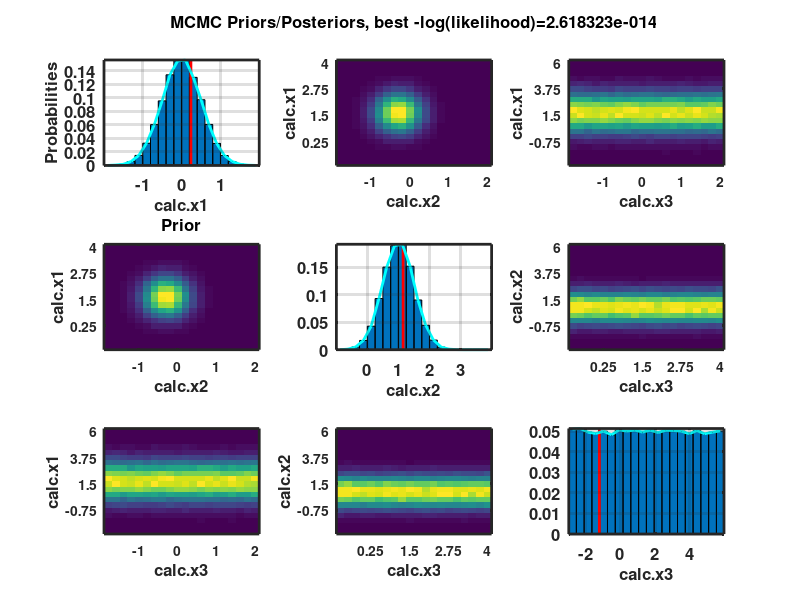

Write the MATLAB code that produced this figure.
% This file shows posteriors plots
% ns  - set to 1 for 1-step smoothing of 2D contours
% ns1 - set to 1 for 1-step smoothing of 1D histgrams
ns  = 0;
ns1 = 0;
if exist('noCLF') 
   hold off
else
   clf
end;
active = [
1
1
1
];
L = [
-2.000000e+000 -1.000000e+000 -3.000000e+000 ];
U = [
2.000000e+000 4.000000e+000 6.000000e+000 ];
iStr = {
'calc.x1','calc.x2','calc.x3'};
X = zeros(3,20);
D = zeros(3,20);
DP = zeros(3,20);
NC = zeros(3,3,20,20);
NCP = zeros(3,3,20,20);
X(1,:) = [
-1.900000e+000 -1.700000e+000 -1.500000e+000 -1.300000e+000 -1.100000e+000 -9.000000e-001 -7.000000e-001 -5.000000e-001 -3.000000e-001 -1.000000e-001 1.000000e-001 3.000000e-001 5.000000e-001 7.000000e-001 9.000000e-001 1.100000e+000 1.300000e+000 1.500000e+000 1.700000e+000 1.900000e+000 ];
D(1,:) = [
1.167331e-004 6.394185e-004 1.740542e-003 5.810520e-003 1.485124e-002 3.289782e-002 6.041721e-002 9.544933e-002 1.339817e-001 1.546034e-001 1.558700e-001 1.302044e-001 9.717245e-002 6.061583e-002 3.258072e-002 1.471534e-002 5.868015e-003 1.841595e-003 4.704169e-004 1.533211e-004 ];
DP(1,:) = [
1.181818e-004 6.454545e-004 1.754545e-003 5.845455e-003 1.491818e-002 3.300000e-002 6.053636e-002 9.554545e-002 1.340091e-001 1.545455e-001 1.557455e-001 1.300727e-001 9.707273e-002 6.056364e-002 3.256364e-002 1.471818e-002 5.872727e-003 1.845455e-003 4.727273e-004 1.545455e-004 ];
NC(1,2,:,:) = [
0 0 0 0 0 5 10 25 15 10 0 0 0 0 0 0 0 0 0 0 
0 0 0 5 5 25 66 98 41 67 41 15 0 0 0 0 0 0 0 0 
0 0 0 0 30 102 206 175 186 124 78 67 15 10 0 0 0 0 0 0 
0 5 10 82 97 273 460 658 706 478 375 130 46 10 0 0 0 0 0 0 
0 15 51 149 407 672 1409 1547 1446 1474 766 354 177 20 26 5 0 0 0 0 
0 10 123 340 888 1683 2657 3426 3708 2951 1618 940 407 109 15 0 0 0 0 0 
5 61 190 568 1522 3212 5219 6279 6756 5318 3175 1546 564 214 36 5 0 0 0 0 
5 41 278 931 2360 5306 8162 10018 10796 8580 4822 2336 909 177 52 5 0 0 0 0 
5 92 346 1317 3179 7265 11616 14613 14866 11290 6924 3485 1394 365 109 15 5 5 0 0 
10 113 451 1443 3943 8493 13265 16770 17041 13258 8220 3772 1378 469 88 15 0 0 0 0 
10 77 321 1466 3948 8104 13369 17102 17130 13478 8417 3896 1596 432 88 15 0 5 0 0 
15 93 400 1223 3050 6832 11157 14145 14351 11637 6654 3413 1308 359 83 5 0 0 0 0 
15 77 281 969 2374 5436 8491 10745 10368 8185 4948 2524 984 254 93 20 0 0 0 0 
5 26 265 610 1456 3093 5294 6652 6681 5195 3083 1531 671 176 31 10 0 5 0 0 
10 15 109 339 705 1735 2801 3652 3561 2895 1589 853 353 62 15 0 0 0 0 0 
0 5 31 167 355 684 1301 1681 1429 1402 770 420 160 20 15 0 0 0 0 0 
0 0 10 47 203 323 459 605 604 562 280 192 46 25 5 0 0 0 0 0 
0 0 0 15 20 104 177 198 229 145 72 51 30 10 0 0 0 0 0 0 
0 0 0 0 10 26 31 57 46 31 31 20 15 0 0 0 0 0 0 0 
0 0 0 5 0 10 10 15 31 10 5 0 0 0 0 0 0 0 0 0 
]';
NCP(1,2,:,:) = [
0 0 0 0 0 1 2 5 3 2 0 0 0 0 0 0 0 0 0 0 
0 0 0 1 1 5 13 19 8 13 8 3 0 0 0 0 0 0 0 0 
0 0 0 0 6 20 40 34 36 24 15 13 3 2 0 0 0 0 0 0 
0 1 2 16 19 53 89 127 136 92 72 25 9 2 0 0 0 0 0 0 
0 3 10 29 79 130 272 298 278 283 147 68 34 4 5 1 0 0 0 0 
0 2 24 66 172 325 512 659 712 566 310 180 78 21 3 0 0 0 0 0 
1 12 37 110 294 619 1004 1206 1296 1019 608 296 108 41 7 1 0 0 0 0 
1 8 54 180 455 1021 1568 1922 2069 1643 923 447 174 34 10 1 0 0 0 0 
1 18 67 254 612 1396 2229 2801 2847 2161 1325 667 267 70 21 3 1 1 0 0 
2 22 87 278 758 1630 2543 3212 3262 2537 1573 722 264 90 17 3 0 0 0 0 
2 15 62 282 758 1554 2561 3274 3278 2579 1611 746 306 83 17 3 0 1 0 0 
3 18 77 235 585 1309 2136 2707 2746 2227 1274 654 251 69 16 1 0 0 0 0 
3 15 54 186 455 1041 1625 2056 1984 1567 948 484 189 49 18 4 0 0 0 0 
1 5 51 117 279 592 1013 1273 1279 995 591 294 129 34 6 2 0 1 0 0 
2 3 21 65 135 332 536 699 682 555 305 164 68 12 3 0 0 0 0 0 
0 1 6 32 68 131 249 322 274 269 148 81 31 4 3 0 0 0 0 0 
0 0 2 9 39 62 88 116 116 108 54 37 9 5 1 0 0 0 0 0 
0 0 0 3 4 20 34 38 44 28 14 10 6 2 0 0 0 0 0 0 
0 0 0 0 2 5 6 11 9 6 6 4 3 0 0 0 0 0 0 0 
0 0 0 1 0 2 2 3 6 2 1 0 0 0 0 0 0 0 0 0 
]';
NC(1,3,:,:) = [
0 0 0 0 5 5 5 10 15 0 5 0 5 5 5 5 0 0 0 0 
25 36 10 15 5 20 15 15 31 10 20 20 10 20 10 15 15 31 20 15 
31 36 51 41 51 15 51 51 56 46 46 46 77 36 51 36 82 62 51 72 
160 129 134 160 155 119 160 218 181 207 165 197 197 150 171 160 186 129 176 170 
353 394 451 410 436 374 488 462 441 426 545 420 431 405 462 379 405 368 477 389 
936 962 1056 920 926 858 858 900 1087 931 863 983 1003 956 987 972 992 915 837 930 
1786 1828 1505 1786 1666 1729 1875 1869 1619 1759 1780 1848 1822 1754 1723 1562 1692 1577 1801 1686 
2851 2862 2544 2799 2757 2731 2799 2544 2752 2674 2689 2626 2746 2897 2631 2725 2913 2647 2642 2944 
3860 3720 3809 3793 3934 3839 3688 3636 3844 3990 3969 3859 3739 3922 3797 3922 3797 3985 3916 3870 
4354 4724 4406 4358 4552 4290 4750 4452 4405 4332 4484 4285 4692 4404 4598 4368 4550 4404 4164 4154 
4689 4512 4392 4303 4412 4501 4391 4642 4694 4402 4380 4381 4401 4548 4302 4475 4699 4329 4370 4631 
3875 3823 3771 3818 3677 3593 3802 4000 3797 3635 3781 3765 3713 3713 3833 3525 3520 3598 3844 3640 
2909 2951 2966 2491 2794 2679 2742 2627 2810 2810 2773 2684 3008 2972 2831 2648 2841 2710 2695 2825 
1764 1707 1707 1770 1786 1582 1812 1707 1749 1791 1812 1655 1571 1660 1749 1723 1796 1770 1796 1874 
1054 1111 944 871 866 798 965 939 923 918 991 918 950 871 939 908 872 944 950 955 
495 526 464 354 506 427 427 422 422 370 385 433 406 386 464 412 344 339 438 417 
177 119 182 151 130 135 229 192 182 166 255 187 140 145 119 156 140 156 213 182 
36 46 57 51 72 31 41 67 41 26 46 67 67 67 62 57 41 52 72 46 
5 15 26 10 10 20 0 20 5 10 25 5 15 10 15 5 15 15 15 20 
5 5 10 0 20 5 5 0 0 0 0 0 5 5 5 0 10 5 5 0 
]';
NCP(1,3,:,:) = [
0 0 0 0 1 1 1 2 3 0 1 0 1 1 1 1 0 0 0 0 
5 7 2 3 1 4 3 3 6 2 4 4 2 4 2 3 3 6 4 3 
6 7 10 8 10 3 10 10 11 9 9 9 15 7 10 7 16 12 10 14 
31 25 26 31 30 23 31 42 35 40 32 38 38 29 33 31 36 25 34 33 
68 76 87 79 84 72 94 89 85 82 105 81 83 78 89 73 78 71 92 75 
180 185 203 177 178 165 165 173 209 179 166 189 193 184 190 187 191 176 161 179 
343 351 289 343 320 332 360 359 311 338 342 355 350 337 331 300 325 303 346 324 
547 549 488 537 529 524 537 488 528 513 516 504 527 556 505 523 559 508 507 565 
740 713 730 727 754 736 707 697 737 765 761 740 717 752 728 752 728 764 751 742 
834 905 844 835 872 822 910 853 844 830 859 821 899 844 881 837 872 844 798 796 
898 864 841 824 845 862 841 889 899 843 839 839 843 871 824 857 900 829 837 887 
742 732 722 731 704 688 728 766 727 696 724 721 711 711 734 675 674 689 736 697 
557 565 568 477 535 513 525 503 538 538 531 514 576 569 542 507 544 519 516 541 
338 327 327 339 342 303 347 327 335 343 347 317 301 318 335 330 344 339 344 359 
202 213 181 167 166 153 185 180 177 176 190 176 182 167 180 174 167 181 182 183 
95 101 89 68 97 82 82 81 81 71 74 83 78 74 89 79 66 65 84 80 
34 23 35 29 25 26 44 37 35 32 49 36 27 28 23 30 27 30 41 35 
7 9 11 10 14 6 8 13 8 5 9 13 13 13 12 11 8 10 14 9 
1 3 5 2 2 4 0 4 1 2 5 1 3 2 3 1 3 3 3 4 
1 1 2 0 4 1 1 0 0 0 0 0 1 1 1 0 2 1 1 0 
]';
NC(2,1,:,:) = [
0 0 0 0 0 0 5 5 5 10 10 15 15 5 10 0 0 0 0 0 
0 0 0 5 15 10 61 41 92 113 77 93 77 26 15 5 0 0 0 0 
0 0 0 10 51 123 190 278 346 451 321 400 281 265 109 31 10 0 0 0 
0 5 0 82 149 340 568 931 1317 1443 1466 1223 969 610 339 167 47 15 0 5 
0 5 30 97 407 888 1522 2360 3179 3943 3948 3050 2374 1456 705 355 203 20 10 0 
5 25 102 273 672 1683 3212 5306 7265 8493 8104 6832 5436 3093 1735 684 323 104 26 10 
10 66 206 460 1409 2657 5219 8162 11616 13265 13369 11157 8491 5294 2801 1301 459 177 31 10 
25 98 175 658 1547 3426 6279 10018 14613 16770 17102 14145 10745 6652 3652 1681 605 198 57 15 
15 41 186 706 1446 3708 6756 10796 14866 17041 17130 14351 10368 6681 3561 1429 604 229 46 31 
10 67 124 478 1474 2951 5318 8580 11290 13258 13478 11637 8185 5195 2895 1402 562 145 31 10 
0 41 78 375 766 1618 3175 4822 6924 8220 8417 6654 4948 3083 1589 770 280 72 31 5 
0 15 67 130 354 940 1546 2336 3485 3772 3896 3413 2524 1531 853 420 192 51 20 0 
0 0 15 46 177 407 564 909 1394 1378 1596 1308 984 671 353 160 46 30 15 0 
0 0 10 10 20 109 214 177 365 469 432 359 254 176 62 20 25 10 0 0 
0 0 0 0 26 15 36 52 109 88 88 83 93 31 15 15 5 0 0 0 
0 0 0 0 5 0 5 5 15 15 15 5 20 10 0 0 0 0 0 0 
0 0 0 0 0 0 0 0 5 0 0 0 0 0 0 0 0 0 0 0 
0 0 0 0 0 0 0 0 5 0 5 0 0 5 0 0 0 0 0 0 
0 0 0 0 0 0 0 0 0 0 0 0 0 0 0 0 0 0 0 0 
0 0 0 0 0 0 0 0 0 0 0 0 0 0 0 0 0 0 0 0 
]';
NCP(2,1,:,:) = [
0 0 0 0 0 0 1 1 1 2 2 3 3 1 2 0 0 0 0 0 
0 0 0 1 3 2 12 8 18 22 15 18 15 5 3 1 0 0 0 0 
0 0 0 2 10 24 37 54 67 87 62 77 54 51 21 6 2 0 0 0 
0 1 0 16 29 66 110 180 254 278 282 235 186 117 65 32 9 3 0 1 
0 1 6 19 79 172 294 455 612 758 758 585 455 279 135 68 39 4 2 0 
1 5 20 53 130 325 619 1021 1396 1630 1554 1309 1041 592 332 131 62 20 5 2 
2 13 40 89 272 512 1004 1568 2229 2543 2561 2136 1625 1013 536 249 88 34 6 2 
5 19 34 127 298 659 1206 1922 2801 3212 3274 2707 2056 1273 699 322 116 38 11 3 
3 8 36 136 278 712 1296 2069 2847 3262 3278 2746 1984 1279 682 274 116 44 9 6 
2 13 24 92 283 566 1019 1643 2161 2537 2579 2227 1567 995 555 269 108 28 6 2 
0 8 15 72 147 310 608 923 1325 1573 1611 1274 948 591 305 148 54 14 6 1 
0 3 13 25 68 180 296 447 667 722 746 654 484 294 164 81 37 10 4 0 
0 0 3 9 34 78 108 174 267 264 306 251 189 129 68 31 9 6 3 0 
0 0 2 2 4 21 41 34 70 90 83 69 49 34 12 4 5 2 0 0 
0 0 0 0 5 3 7 10 21 17 17 16 18 6 3 3 1 0 0 0 
0 0 0 0 1 0 1 1 3 3 3 1 4 2 0 0 0 0 0 0 
0 0 0 0 0 0 0 0 1 0 0 0 0 0 0 0 0 0 0 0 
0 0 0 0 0 0 0 0 1 0 1 0 0 1 0 0 0 0 0 0 
0 0 0 0 0 0 0 0 0 0 0 0 0 0 0 0 0 0 0 0 
0 0 0 0 0 0 0 0 0 0 0 0 0 0 0 0 0 0 0 0 
]';
X(2,:) = [
-8.750000e-001 -6.250000e-001 -3.750000e-001 -1.250000e-001 1.250000e-001 3.750000e-001 6.250000e-001 8.750000e-001 1.125000e+000 1.375000e+000 1.625000e+000 1.875000e+000 2.125000e+000 2.375000e+000 2.625000e+000 2.875000e+000 3.125000e+000 3.375000e+000 3.625000e+000 3.875000e+000 ];
D(2,:) = [
1.428673e-004 1.108093e-003 5.003842e-003 1.687054e-002 4.279400e-002 9.302232e-002 1.501274e-001 1.889874e-001 1.916513e-001 1.517513e-001 9.038450e-002 4.452409e-002 1.753435e-002 4.740757e-003 1.151650e-003 1.707439e-004 8.711424e-006 2.613427e-005 0.000000e+000 0.000000e+000 ];
DP(2,:) = [
1.454545e-004 1.118182e-003 5.036364e-003 1.694545e-002 4.291818e-002 9.316364e-002 1.502000e-001 1.889273e-001 1.915000e-001 1.516000e-001 9.030000e-002 4.450000e-002 1.753636e-002 4.745455e-003 1.154545e-003 1.727273e-004 9.090909e-006 2.727273e-005 0.000000e+000 0.000000e+000 ];
NC(2,3,:,:) = [
5 0 5 5 5 0 5 0 5 0 15 10 0 5 5 0 0 0 5 10 
31 36 10 36 41 41 15 20 15 25 10 15 46 67 31 61 25 51 31 20 
140 176 114 134 139 108 93 145 134 217 155 103 171 165 124 145 181 124 166 129 
540 384 436 462 514 431 441 472 483 519 482 592 587 504 467 493 488 441 446 493 
1254 1108 1238 1269 1207 1259 1384 1264 1243 1087 1253 1372 1238 1263 1118 1160 1258 1202 1144 1232 
2615 2652 2648 2474 2683 2714 2761 2652 2552 2657 2787 2751 2636 2693 2625 2588 2686 2760 2599 2848 
4486 4381 4188 4318 4334 3985 4178 4225 4788 4271 4249 4370 4463 4359 4302 4046 4359 4239 4327 4291 
5606 5590 5293 5141 5396 5318 5600 5407 5475 5302 5485 5250 5370 5709 5641 5344 5694 4973 5610 5255 
5566 5603 5666 5473 5530 5394 5525 5613 5493 5655 5540 5018 5482 5566 5613 5362 5414 5508 5362 5608 
4533 4753 4256 4256 4408 4168 4564 4439 4288 4481 4293 4314 4533 4126 4272 4121 4262 4371 4371 4282 
2783 2726 2543 2705 2553 2554 2543 2626 2585 2480 2663 2590 2486 2553 2674 2653 2574 2465 2580 2533 
1174 1357 1399 1216 1258 1132 1211 1253 1373 1185 1388 1274 1226 1268 1216 1409 1268 1300 1206 1435 
490 495 558 474 506 453 573 485 432 490 526 521 552 511 516 474 516 453 506 521 
114 187 119 99 166 171 177 135 161 88 125 135 172 99 104 151 156 109 104 140 
20 62 15 41 10 15 26 36 26 36 36 57 36 36 41 46 20 41 26 25 
10 0 0 0 10 10 10 5 5 10 5 10 0 5 5 0 10 0 0 0 
0 0 0 0 0 0 0 0 0 0 0 0 0 0 5 0 0 0 0 0 
0 0 0 0 0 0 0 0 0 0 5 0 5 0 0 0 0 0 5 0 
0 0 0 0 0 0 0 0 0 0 0 0 0 0 0 0 0 0 0 0 
0 0 0 0 0 0 0 0 0 0 0 0 0 0 0 0 0 0 0 0 
]';
NCP(2,3,:,:) = [
1 0 1 1 1 0 1 0 1 0 3 2 0 1 1 0 0 0 1 2 
6 7 2 7 8 8 3 4 3 5 2 3 9 13 6 12 5 10 6 4 
27 34 22 26 27 21 18 28 26 42 30 20 33 32 24 28 35 24 32 25 
104 74 84 89 99 83 85 91 93 100 93 114 113 97 90 95 94 85 86 95 
241 213 238 244 232 242 266 243 239 209 241 264 238 243 215 223 242 231 220 237 
502 509 508 475 515 521 530 509 490 510 535 528 506 517 504 497 516 530 499 547 
860 840 803 828 831 764 801 810 918 819 815 838 856 836 825 776 836 813 830 823 
1074 1071 1014 985 1034 1019 1073 1036 1049 1016 1051 1006 1029 1094 1081 1024 1091 953 1075 1007 
1066 1073 1085 1048 1059 1033 1058 1075 1052 1083 1061 961 1050 1066 1075 1027 1037 1055 1027 1074 
868 910 815 815 844 798 874 850 821 858 822 826 868 790 818 789 816 837 837 820 
533 522 487 518 489 489 487 503 495 475 510 496 476 489 512 508 493 472 494 485 
225 260 268 233 241 217 232 240 263 227 266 244 235 243 233 270 243 249 231 275 
94 95 107 91 97 87 110 93 83 94 101 100 106 98 99 91 99 87 97 100 
22 36 23 19 32 33 34 26 31 17 24 26 33 19 20 29 30 21 20 27 
4 12 3 8 2 3 5 7 5 7 7 11 7 7 8 9 4 8 5 5 
2 0 0 0 2 2 2 1 1 2 1 2 0 1 1 0 2 0 0 0 
0 0 0 0 0 0 0 0 0 0 0 0 0 0 1 0 0 0 0 0 
0 0 0 0 0 0 0 0 0 0 1 0 1 0 0 0 0 0 1 0 
0 0 0 0 0 0 0 0 0 0 0 0 0 0 0 0 0 0 0 0 
0 0 0 0 0 0 0 0 0 0 0 0 0 0 0 0 0 0 0 0 
]';
NC(3,1,:,:) = [
0 25 31 160 353 936 1786 2851 3860 4354 4689 3875 2909 1764 1054 495 177 36 5 5 
0 36 36 129 394 962 1828 2862 3720 4724 4512 3823 2951 1707 1111 526 119 46 15 5 
0 10 51 134 451 1056 1505 2544 3809 4406 4392 3771 2966 1707 944 464 182 57 26 10 
0 15 41 160 410 920 1786 2799 3793 4358 4303 3818 2491 1770 871 354 151 51 10 0 
5 5 51 155 436 926 1666 2757 3934 4552 4412 3677 2794 1786 866 506 130 72 10 20 
5 20 15 119 374 858 1729 2731 3839 4290 4501 3593 2679 1582 798 427 135 31 20 5 
5 15 51 160 488 858 1875 2799 3688 4750 4391 3802 2742 1812 965 427 229 41 0 5 
10 15 51 218 462 900 1869 2544 3636 4452 4642 4000 2627 1707 939 422 192 67 20 0 
15 31 56 181 441 1087 1619 2752 3844 4405 4694 3797 2810 1749 923 422 182 41 5 0 
0 10 46 207 426 931 1759 2674 3990 4332 4402 3635 2810 1791 918 370 166 26 10 0 
5 20 46 165 545 863 1780 2689 3969 4484 4380 3781 2773 1812 991 385 255 46 25 0 
0 20 46 197 420 983 1848 2626 3859 4285 4381 3765 2684 1655 918 433 187 67 5 0 
5 10 77 197 431 1003 1822 2746 3739 4692 4401 3713 3008 1571 950 406 140 67 15 5 
5 20 36 150 405 956 1754 2897 3922 4404 4548 3713 2972 1660 871 386 145 67 10 5 
5 10 51 171 462 987 1723 2631 3797 4598 4302 3833 2831 1749 939 464 119 62 15 5 
5 15 36 160 379 972 1562 2725 3922 4368 4475 3525 2648 1723 908 412 156 57 5 0 
0 15 82 186 405 992 1692 2913 3797 4550 4699 3520 2841 1796 872 344 140 41 15 10 
0 31 62 129 368 915 1577 2647 3985 4404 4329 3598 2710 1770 944 339 156 52 15 5 
0 20 51 176 477 837 1801 2642 3916 4164 4370 3844 2695 1796 950 438 213 72 15 5 
0 15 72 170 389 930 1686 2944 3870 4154 4631 3640 2825 1874 955 417 182 46 20 0 
]';
NCP(3,1,:,:) = [
0 5 6 31 68 180 343 547 740 834 898 742 557 338 202 95 34 7 1 1 
0 7 7 25 76 185 351 549 713 905 864 732 565 327 213 101 23 9 3 1 
0 2 10 26 87 203 289 488 730 844 841 722 568 327 181 89 35 11 5 2 
0 3 8 31 79 177 343 537 727 835 824 731 477 339 167 68 29 10 2 0 
1 1 10 30 84 178 320 529 754 872 845 704 535 342 166 97 25 14 2 4 
1 4 3 23 72 165 332 524 736 822 862 688 513 303 153 82 26 6 4 1 
1 3 10 31 94 165 360 537 707 910 841 728 525 347 185 82 44 8 0 1 
2 3 10 42 89 173 359 488 697 853 889 766 503 327 180 81 37 13 4 0 
3 6 11 35 85 209 311 528 737 844 899 727 538 335 177 81 35 8 1 0 
0 2 9 40 82 179 338 513 765 830 843 696 538 343 176 71 32 5 2 0 
1 4 9 32 105 166 342 516 761 859 839 724 531 347 190 74 49 9 5 0 
0 4 9 38 81 189 355 504 740 821 839 721 514 317 176 83 36 13 1 0 
1 2 15 38 83 193 350 527 717 899 843 711 576 301 182 78 27 13 3 1 
1 4 7 29 78 184 337 556 752 844 871 711 569 318 167 74 28 13 2 1 
1 2 10 33 89 190 331 505 728 881 824 734 542 335 180 89 23 12 3 1 
1 3 7 31 73 187 300 523 752 837 857 675 507 330 174 79 30 11 1 0 
0 3 16 36 78 191 325 559 728 872 900 674 544 344 167 66 27 8 3 2 
0 6 12 25 71 176 303 508 764 844 829 689 519 339 181 65 30 10 3 1 
0 4 10 34 92 161 346 507 751 798 837 736 516 344 182 84 41 14 3 1 
0 3 14 33 75 179 324 565 742 796 887 697 541 359 183 80 35 9 4 0 
]';
NC(3,2,:,:) = [
5 31 140 540 1254 2615 4486 5606 5566 4533 2783 1174 490 114 20 10 0 0 0 0 
0 36 176 384 1108 2652 4381 5590 5603 4753 2726 1357 495 187 62 0 0 0 0 0 
5 10 114 436 1238 2648 4188 5293 5666 4256 2543 1399 558 119 15 0 0 0 0 0 
5 36 134 462 1269 2474 4318 5141 5473 4256 2705 1216 474 99 41 0 0 0 0 0 
5 41 139 514 1207 2683 4334 5396 5530 4408 2553 1258 506 166 10 10 0 0 0 0 
0 41 108 431 1259 2714 3985 5318 5394 4168 2554 1132 453 171 15 10 0 0 0 0 
5 15 93 441 1384 2761 4178 5600 5525 4564 2543 1211 573 177 26 10 0 0 0 0 
0 20 145 472 1264 2652 4225 5407 5613 4439 2626 1253 485 135 36 5 0 0 0 0 
5 15 134 483 1243 2552 4788 5475 5493 4288 2585 1373 432 161 26 5 0 0 0 0 
0 25 217 519 1087 2657 4271 5302 5655 4481 2480 1185 490 88 36 10 0 0 0 0 
15 10 155 482 1253 2787 4249 5485 5540 4293 2663 1388 526 125 36 5 0 5 0 0 
10 15 103 592 1372 2751 4370 5250 5018 4314 2590 1274 521 135 57 10 0 0 0 0 
0 46 171 587 1238 2636 4463 5370 5482 4533 2486 1226 552 172 36 0 0 5 0 0 
5 67 165 504 1263 2693 4359 5709 5566 4126 2553 1268 511 99 36 5 0 0 0 0 
5 31 124 467 1118 2625 4302 5641 5613 4272 2674 1216 516 104 41 5 5 0 0 0 
0 61 145 493 1160 2588 4046 5344 5362 4121 2653 1409 474 151 46 0 0 0 0 0 
0 25 181 488 1258 2686 4359 5694 5414 4262 2574 1268 516 156 20 10 0 0 0 0 
0 51 124 441 1202 2760 4239 4973 5508 4371 2465 1300 453 109 41 0 0 0 0 0 
5 31 166 446 1144 2599 4327 5610 5362 4371 2580 1206 506 104 26 0 0 5 0 0 
10 20 129 493 1232 2848 4291 5255 5608 4282 2533 1435 521 140 25 0 0 0 0 0 
]';
NCP(3,2,:,:) = [
1 6 27 104 241 502 860 1074 1066 868 533 225 94 22 4 2 0 0 0 0 
0 7 34 74 213 509 840 1071 1073 910 522 260 95 36 12 0 0 0 0 0 
1 2 22 84 238 508 803 1014 1085 815 487 268 107 23 3 0 0 0 0 0 
1 7 26 89 244 475 828 985 1048 815 518 233 91 19 8 0 0 0 0 0 
1 8 27 99 232 515 831 1034 1059 844 489 241 97 32 2 2 0 0 0 0 
0 8 21 83 242 521 764 1019 1033 798 489 217 87 33 3 2 0 0 0 0 
1 3 18 85 266 530 801 1073 1058 874 487 232 110 34 5 2 0 0 0 0 
0 4 28 91 243 509 810 1036 1075 850 503 240 93 26 7 1 0 0 0 0 
1 3 26 93 239 490 918 1049 1052 821 495 263 83 31 5 1 0 0 0 0 
0 5 42 100 209 510 819 1016 1083 858 475 227 94 17 7 2 0 0 0 0 
3 2 30 93 241 535 815 1051 1061 822 510 266 101 24 7 1 0 1 0 0 
2 3 20 114 264 528 838 1006 961 826 496 244 100 26 11 2 0 0 0 0 
0 9 33 113 238 506 856 1029 1050 868 476 235 106 33 7 0 0 1 0 0 
1 13 32 97 243 517 836 1094 1066 790 489 243 98 19 7 1 0 0 0 0 
1 6 24 90 215 504 825 1081 1075 818 512 233 99 20 8 1 1 0 0 0 
0 12 28 95 223 497 776 1024 1027 789 508 270 91 29 9 0 0 0 0 0 
0 5 35 94 242 516 836 1091 1037 816 493 243 99 30 4 2 0 0 0 0 
0 10 24 85 231 530 813 953 1055 837 472 249 87 21 8 0 0 0 0 0 
1 6 32 86 220 499 830 1075 1027 837 494 231 97 20 5 0 0 1 0 0 
2 4 25 95 237 547 823 1007 1074 820 485 275 100 27 5 0 0 0 0 0 
]';
X(3,:) = [
-2.775000e+000 -2.325000e+000 -1.875000e+000 -1.425000e+000 -9.750000e-001 -5.250000e-001 -7.500000e-002 3.750000e-001 8.250000e-001 1.275000e+000 1.725000e+000 2.175000e+000 2.625000e+000 3.075000e+000 3.525000e+000 3.975000e+000 4.425000e+000 4.875000e+000 5.325000e+000 5.775000e+000 ];
D(3,:) = [
5.117988e-002 5.142554e-002 4.964318e-002 4.897588e-002 5.012057e-002 4.836782e-002 5.072166e-002 5.014844e-002 5.063629e-002 4.967454e-002 5.057008e-002 4.945850e-002 5.054046e-002 5.041501e-002 5.011534e-002 4.888876e-002 5.038540e-002 4.886089e-002 4.964144e-002 5.023033e-002 ];
DP(3,:) = [
5.117273e-002 5.141818e-002 4.963636e-002 4.897273e-002 5.011818e-002 4.836364e-002 5.071818e-002 5.014545e-002 5.063636e-002 4.967273e-002 5.057273e-002 4.946364e-002 5.054545e-002 5.041818e-002 5.011818e-002 4.889091e-002 5.039091e-002 4.886364e-002 4.964545e-002 5.023636e-002 ];
nInps  = length(active);
nPlots = 0;
for ii = 1 : nInps
   if (active(ii) == 1)
      nPlots = nPlots + 1;
      active(ii) = nPlots;
   end;
end;
dzero = 0;
XOpt(1) = 2.388612e-001;
XOpt(2) = 1.150389e+000;
XOpt(3) = -1.219851e+000;
for ii = 1 : nInps
  for jj = ii : nInps
    if (active(ii) ~= 0 & active(jj) ~= 0)
      index = (active(ii)-1) * nPlots + active(jj);
      subplot(nPlots,nPlots,index)
      if (ii == jj)
        n = length(D(ii,:));
        DN = D(ii,:);
        for kk = 1 : ns1
          DN1 = DN;
          for ll = 2 : n-1
            DN(ll) = DN(ll) + DN1(ll+1);
            DN(ll) = DN(ll) + DN1(ll-1);
            DN(ll) = DN(ll) / 3;
          end;
        end;
        bar(X(ii,:), DN, 1.0);
        hold on
        plot([XOpt(ii) XOpt(ii)],[0 max(DN)],'r-','LineWidth',2)
        plot(X(ii,:),DP(ii,:),'c-','LineWidth',2);
        xmin = min(X(ii,:));
        xmax = max(X(ii,:));
        xwid = xmax - xmin;
        xmin = xmin - 0.5 * xwid / 20;
        xmax = xmax + 0.5 * xwid / 20;
        ymax = max(DN);
        axis([xmin xmax 0 ymax])
        set(gca,'linewidth',2)
        set(gca,'fontweight','bold')
        set(gca,'fontsize',12)
        xlabel(iStr(ii),'FontWeight','bold','FontSize',12)
        if (ii == 1)
        ylabel('Probabilities','FontWeight','bold','FontSize',12)
        end;
        grid on
        box on
      else
        n = length(X(jj,:));
        XT = X(jj,:);
        YT = X(ii,:);
        HX = (XT(n) - XT(1)) / (n-1);
        HY = (YT(n) - YT(1)) / (n-1);
        ZZ = squeeze(NC(ii,jj,:,:));
        for kk = 1 : ns
          ZZ1 = ZZ;
          for ll = 2 : n-1
            for mm = 2 : n-1
              ZZ(ll,mm) = ZZ(ll,mm) + ZZ1(ll+1,mm);
              ZZ(ll,mm) = ZZ(ll,mm) + ZZ1(ll-1,mm);
              ZZ(ll,mm) = ZZ(ll,mm) + ZZ1(ll,mm+1);
              ZZ(ll,mm) = ZZ(ll,mm) + ZZ1(ll,mm-1);
              ZZ(ll,mm) = ZZ(ll,mm) + ZZ1(ll+1,mm+1);
              ZZ(ll,mm) = ZZ(ll,mm) + ZZ1(ll-1,mm-1);
              ZZ(ll,mm) = ZZ(ll,mm) + ZZ1(ll-1,mm+1);
              ZZ(ll,mm) = ZZ(ll,mm) + ZZ1(ll+1,mm-1);
              ZZ(ll,mm) = ZZ(ll,mm) / 9;
            end;
          end;
        end;
        ZZ = ZZ / (sum(sum(ZZ)));
%      [YY,XX]=meshgrid(XT(1):HX:XT(n),YT(1):HY:YT(n));
%      HX = 0.01 * (XT(n) - XT(1));
%      HY = 0.01 * (YT(n) - YT(1));
%      [YI,XI]=meshgrid(XT(1):HX:XT(n),YT(1):HY:YT(n));
%      ZI=interp2(YY, XX, ZZ, YI, XI, 'spline');
%      pcolor(XI,YI,ZI)
%      shading interp
%      hold on
%      contour(XI,YI,ZI,5,'k')
        imagesc(ZZ')
        xtick = L(ii):(U(ii)-L(ii))/4:U(ii);
        set(gca,'XTick',0:n/4:n);
        set(gca,'XTickLabel', xtick);
        ytick = L(jj):(U(jj)-L(jj))/4:U(jj);
        set(gca,'YTick',0:n/4:n);
        set(gca,'YTickLabel', ytick);
        set(gca,'YDir', 'normal');
        xlabel(iStr(jj),'FontWeight','bold','FontSize',12)
        ylabel(iStr(ii),'FontWeight','bold','FontSize',12)
set(gca,'linewidth',2)
set(gca,'fontweight','bold')
set(gca,'fontsize',10)
box on
        index = (active(jj)-1) * nPlots + active(ii);
        subplot(nPlots,nPlots,index)
        ZZ = squeeze(NCP(ii,jj,:,:));
        for kk = 1 : ns
          ZZ1 = ZZ;
          for ll = 2 : n-1
            for mm = 2 : n-1
              ZZ(ll,mm) = ZZ(ll,mm) + ZZ1(ll+1,mm);
              ZZ(ll,mm) = ZZ(ll,mm) + ZZ1(ll-1,mm);
              ZZ(ll,mm) = ZZ(ll,mm) + ZZ1(ll,mm+1);
              ZZ(ll,mm) = ZZ(ll,mm) + ZZ1(ll,mm-1);
              ZZ(ll,mm) = ZZ(ll,mm) + ZZ1(ll+1,mm+1);
              ZZ(ll,mm) = ZZ(ll,mm) + ZZ1(ll-1,mm-1);
              ZZ(ll,mm) = ZZ(ll,mm) + ZZ1(ll-1,mm+1);
              ZZ(ll,mm) = ZZ(ll,mm) + ZZ1(ll+1,mm-1);
              ZZ(ll,mm) = ZZ(ll,mm) / 9;
            end;
          end;
        end;
        ZZ = ZZ / (sum(sum(ZZ)));
        imagesc(ZZ')
        xtick = L(ii):(U(ii)-L(ii))/4:U(ii);
        set(gca,'XTick',0:n/4:n);
        set(gca,'XTickLabel', xtick);
        ytick = L(jj):(U(jj)-L(jj))/4:U(jj);
        set(gca,'YTick',0:n/4:n);
        set(gca,'YTickLabel', ytick);
        set(gca,'YDir', 'normal');
        xlabel(iStr(jj),'FontWeight','bold','FontSize',12)
        ylabel(iStr(ii),'FontWeight','bold','FontSize',12)
        if (ii == 1 & jj == 2)
          title('Prior','FontWeight','bold','FontSize',12)
        end;
set(gca,'linewidth',2)
set(gca,'fontweight','bold')
set(gca,'fontsize',10)
box on
      end;
    end;
  end;
end;
      subplot(nPlots,nPlots,1)
set(gcf,'NextPlot','add');
axes;
h=title('MCMC Priors/Posteriors, best -log(likelihood)=2.618323e-014','fontSize',12,'fontWeight','bold');
set(gca,'Visible','off');
set(h,'Visible','on');
negll = 2.618323e-014;
disp('Lower diagonal plots: priors')
disp('Upper diagonal plots: posteriors')
